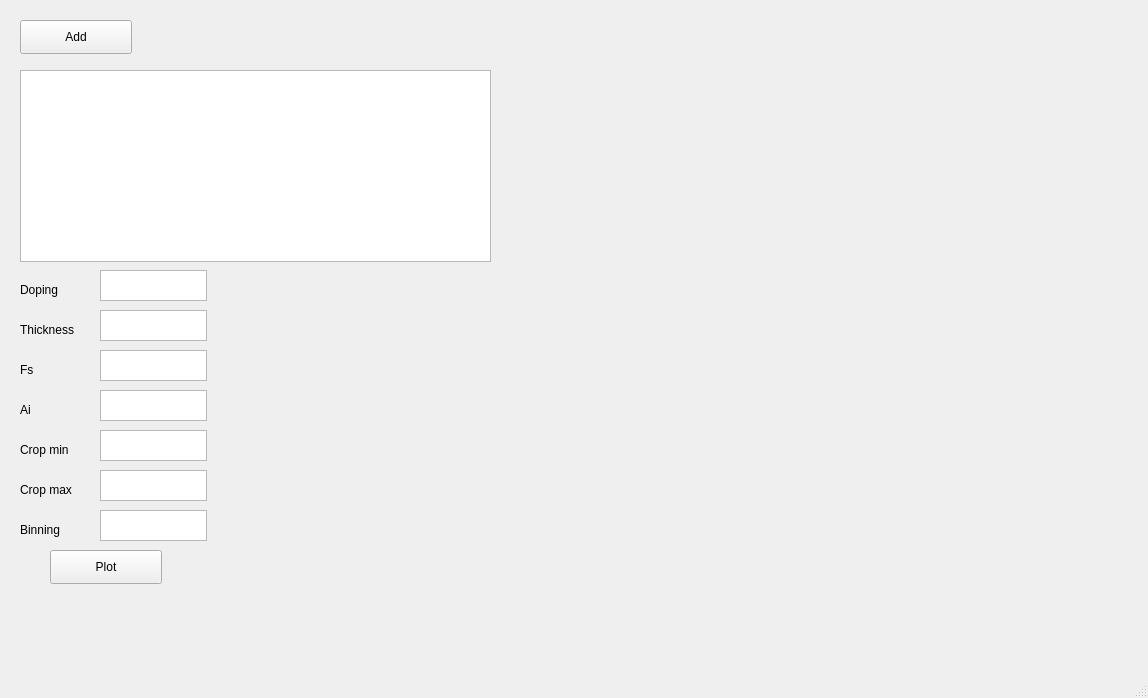
<?xml version="1.0" encoding="UTF-8"?>
<ui version="4.0">
 <class>MainWindow</class>
 <widget class="QMainWindow" name="MainWindow">
  <property name="geometry">
   <rect>
    <x>0</x>
    <y>0</y>
    <width>1148</width>
    <height>698</height>
   </rect>
  </property>
  <property name="windowTitle">
   <string>MainWindow</string>
  </property>
  <widget class="QWidget" name="centralwidget">
   <widget class="QListWidget" name="listWidget">
    <property name="geometry">
     <rect>
      <x>20</x>
      <y>70</y>
      <width>471</width>
      <height>192</height>
     </rect>
    </property>
   </widget>
   <widget class="QPushButton" name="addFileButton">
    <property name="geometry">
     <rect>
      <x>20</x>
      <y>20</y>
      <width>112</width>
      <height>34</height>
     </rect>
    </property>
    <property name="text">
     <string>Add</string>
    </property>
   </widget>
   <widget class="QPlainTextEdit" name="dopingTextEdit">
    <property name="geometry">
     <rect>
      <x>100</x>
      <y>270</y>
      <width>107</width>
      <height>31</height>
     </rect>
    </property>
   </widget>
   <widget class="QLabel" name="label">
    <property name="geometry">
     <rect>
      <x>20</x>
      <y>280</y>
      <width>68</width>
      <height>19</height>
     </rect>
    </property>
    <property name="text">
     <string>Doping</string>
    </property>
   </widget>
   <widget class="QPlainTextEdit" name="thickTextEdit">
    <property name="geometry">
     <rect>
      <x>100</x>
      <y>310</y>
      <width>107</width>
      <height>31</height>
     </rect>
    </property>
   </widget>
   <widget class="QLabel" name="label_2">
    <property name="geometry">
     <rect>
      <x>20</x>
      <y>320</y>
      <width>68</width>
      <height>19</height>
     </rect>
    </property>
    <property name="text">
     <string>Thickness</string>
    </property>
   </widget>
   <widget class="QPlainTextEdit" name="FsTextEdit">
    <property name="geometry">
     <rect>
      <x>100</x>
      <y>350</y>
      <width>107</width>
      <height>31</height>
     </rect>
    </property>
   </widget>
   <widget class="QLabel" name="label_3">
    <property name="geometry">
     <rect>
      <x>20</x>
      <y>360</y>
      <width>68</width>
      <height>19</height>
     </rect>
    </property>
    <property name="text">
     <string>Fs</string>
    </property>
   </widget>
   <widget class="QPlainTextEdit" name="AiTextEdit">
    <property name="geometry">
     <rect>
      <x>100</x>
      <y>390</y>
      <width>107</width>
      <height>31</height>
     </rect>
    </property>
   </widget>
   <widget class="QLabel" name="label_4">
    <property name="geometry">
     <rect>
      <x>20</x>
      <y>400</y>
      <width>68</width>
      <height>19</height>
     </rect>
    </property>
    <property name="text">
     <string>Ai</string>
    </property>
   </widget>
   <widget class="QPlainTextEdit" name="FsTextEdit_2">
    <property name="geometry">
     <rect>
      <x>100</x>
      <y>470</y>
      <width>107</width>
      <height>31</height>
     </rect>
    </property>
    <property name="plainText">
     <string/>
    </property>
   </widget>
   <widget class="QLabel" name="label_5">
    <property name="geometry">
     <rect>
      <x>20</x>
      <y>520</y>
      <width>68</width>
      <height>19</height>
     </rect>
    </property>
    <property name="text">
     <string>Binning</string>
    </property>
   </widget>
   <widget class="QLabel" name="label_6">
    <property name="geometry">
     <rect>
      <x>20</x>
      <y>480</y>
      <width>68</width>
      <height>19</height>
     </rect>
    </property>
    <property name="text">
     <string>Crop max</string>
    </property>
   </widget>
   <widget class="QTextEdit" name="AiTextEdit_2">
    <property name="geometry">
     <rect>
      <x>100</x>
      <y>510</y>
      <width>107</width>
      <height>31</height>
     </rect>
    </property>
   </widget>
   <widget class="QPlainTextEdit" name="thickTextEdit_2">
    <property name="geometry">
     <rect>
      <x>100</x>
      <y>430</y>
      <width>107</width>
      <height>31</height>
     </rect>
    </property>
   </widget>
   <widget class="QLabel" name="label_7">
    <property name="geometry">
     <rect>
      <x>20</x>
      <y>440</y>
      <width>68</width>
      <height>19</height>
     </rect>
    </property>
    <property name="text">
     <string>Crop min</string>
    </property>
   </widget>
   <widget class="QPushButton" name="plotFileButton">
    <property name="geometry">
     <rect>
      <x>50</x>
      <y>550</y>
      <width>112</width>
      <height>34</height>
     </rect>
    </property>
    <property name="text">
     <string>Plot</string>
    </property>
   </widget>
  </widget>
  <widget class="QMenuBar" name="menubar">
   <property name="geometry">
    <rect>
     <x>0</x>
     <y>0</y>
     <width>1148</width>
     <height>31</height>
    </rect>
   </property>
  </widget>
  <widget class="QStatusBar" name="statusbar"/>
 </widget>
 <resources/>
 <connections/>
</ui>
